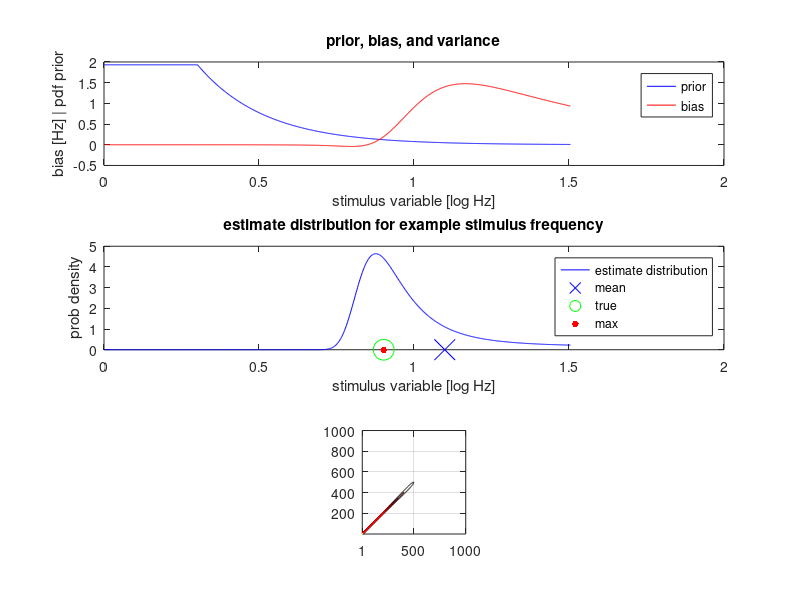

Write the MATLAB code that produced this figure. (Note: this script raises an error after producing the figure.)
% simulation of the new efficient Bayesian estimator
% see: wei/stocker, natneuro, 2015
%
% magnitude space
%
% stimulus noise: Gaussian
% sensory(internal) noise: Gaussian
%
% modified from code by astocker; 10.24.2016

clear
%close all

%% PARMS

% prior exponent
k = -2;

% Low frequency roll-off (Hz) of the prior
rolloffHz = 2;

% stimulus noise - Gaussian
stim_noise = 0; % flag;
sigma_stim = 0.01; 

% sensory noise - Gaussian
sigma_sen = 0.015;

% Flicker frequency range
xRangeLinear = [1 32];

% The example stimulus to show
exampleIdx = 600;

% sampling parms
n = 1000;
x0 = linspace(log10(xRangeLinear(1)),log10(xRangeLinear(2)),n);  % stimulus domain
d0 = x0(2)-x0(1);

x = linspace(log10(xRangeLinear(1)),log10(xRangeLinear(2)),n+1); % shifted to be made non-overlapping?
dx = x(2)-x(1);
x(1) = [];
x = x - dx/2;


% variable and measurment
th = x';  % column
m = x;  % row

%% generative model
% prior
% 1/f^2 distribution of temporal frequency
%
myFun = @(x) 10.^x.^k;
p = myFun(x0);
rolloffIdx = find(10.^x>=rolloffHz,1);
p(1:rolloffIdx) = p(rolloffIdx);

p = p./trapz(x0,p);
p_th = interp1(x0,p,th); 

% efficient coding - mapping to sensory space (tilde, t)
x0t = range(x0)*cumtrapz(x0,p)+min(x0); 
tht = interp1(x0,x0t,th); % column
mt = interp1(x0,x0t,m); % row

% jacobian for prob transform into sensory space
a = 1./(range(x0)*p_th+min(x0));

if stim_noise
    % stimulus noise model - normpdf(x,mu,kappa)
    p_m_gv_th = normpdf(repmat(m,[n 1]),repmat(th,[1 n]),sigma_stim);

    % prob transform to internal space
    p_mt_gv_tht = repmat(a',[n 1]) .* p_m_gv_th; 
    
    % plus sensory noise - convolution with normpdf
    % needs to be on regular grid -> resample along m
    % attention: interp1 is defined on column vector with array; therefore
    % the necessity to transpose
    q = interp1(mt',p_mt_gv_tht',x','linear','extrap')';

    % convolution
    b = normpdf(repmat(x',[1 n]),repmat(x,[n 1]),sigma_sen);  
    p_mt_gv_tht = dx * q * b';

    % resample back
    p_mt_gv_tht = interp1(x',p_mt_gv_tht',mt','linear','extrap')';

else % only sensory noise

    p_mt_gv_tht = normpdf(repmat(mt,[n 1]),repmat(tht,[1 n]),sigma_sen);

end

% transform conditional distribution back to stimulus space 
p_m_gv_th = p_mt_gv_tht./repmat(a',n,1); % row -> noise distribution


%% inference

% in stimulus space because loss-function is defined in stimulus space
p_th_gv_m = p_m_gv_th.*repmat(p_th,1,n); % column -> likelihood
p_th_gv_m = p_th_gv_m./repmat(trapz(th,p_th_gv_m),[n 1]);

% BLS estimator - mean of posterior.
%% GKA GUESS AS TO HOW TO MAP POSTERIOR TO THETA DOMAIN
thh_gv_m = range(x0)*mean(p_th_gv_m .* repmat(th,1,n),1)+min(x0);

% distribution of estimates
% marginalization over p_m_gv_th (variable exchange)
c = 1./gradient(thh_gv_m,dx); % jacobian
p_thh_gv_th = repmat(c,n,1) .* p_m_gv_th;

% resampling along thh axis
%% Had to comment this out; not sure how it is supposed to operate
% p_thh_gv_th = interp1(thh_gv_m',p_thh_gv_th',th,'linear','extrap')';
    
% expectation and bias and variance
E_thh_gv_th = trapz(th,p_thh_gv_th .* repmat(th',n,1),2);
bias = E_thh_gv_th-th;

%% Not sure how to calculate the variance. Making a dummy variable for now
var = [];

% max
[Imax, Jmax] = find(p_thh_gv_th==max(p_thh_gv_th));

%% plots
figure(1);
clf;
% prior and bias
subplot(3,1,1);
plot(th,p,'b-'); % prior
hold on;
plot(th,bias,'r-'); % bias
%plot(th,var,'m-'); % variance
%plot([-pi pi],[0 0],'k--');
%axis([-pi pi ylim]);
legend({'prior','bias'});
xlabel('stimulus variable [log Hz]');
ylabel('bias [Hz] | pdf prior');
title('prior, bias, and variance');
%xlim([0 2]);

% some example dstribution p_thh_gv_th (@ th(600))
subplot(3,1,2);
plot(th,p_thh_gv_th(exampleIdx,:),'b-'); % distribution of estimates for example value
hold on;
plot(E_thh_gv_th(exampleIdx),0,'bx','MarkerSize',15); % expected stimulus estimate
plot(th(exampleIdx),0,'go','MarkerSize',15); % true stimulus value
plot(th(Imax(exampleIdx)),0,'r.','MarkerSize',15); % max
xlabel('stimulus variable [log Hz]');
ylabel('prob density');
legend({'estimate distribution','mean','true','max'});
title('estimate distribution for example stimulus frequency');


% full distribution
subplot(3,1,3);
colormap('hot');
contour(p_thh_gv_th,20);
axis square;
grid on;
ticks = [1 n/2 n];
xticks(ticks);
xticklabels(num2str(round(th(ticks),1)));
xlabel('stimulus variable [log Hz]');
yticks(ticks);
yticklabels(num2str(round(th(ticks),1)));
ylabel('estimate [log Hz]');
title('prob. density of estimates','FontWeight','normal');
